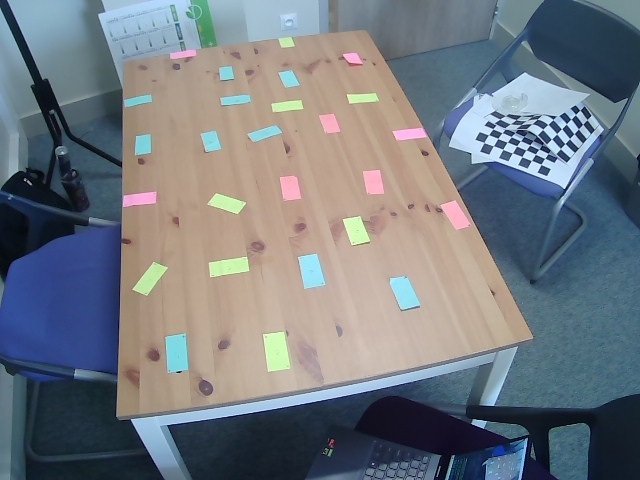
#> input picture Homography With Linear Equation (Unsuccesful)/Test.jpg, 640 x 480 px
$ python Main_Alpha_Donald.py
#> lines starting #> are read from the running program, lines starting #| are printed output that depends on the picture
# -*- coding: utf-8 -*-
"""
Created on Fri May  3 15:10:54 2024

@author: jpila
"""

#import CameraCalibration as CC
#import SizeEstimations as SE
import cv2 as cv
import numpy as np
# [9 lines of commented-out code are left out]

objL = np.float32([[0.0472, -0.01925, 1.0],[-0.01, -0.01123, 1.0],[-0.02, -0.01022, 1.0],
                   [-0.0136, 0.0, 1.0]
])

imgL = np.float32([[-0.0023, -0.00023, 1.0],[0.0057, -0.0164, 1.0],[-0.0074, 0.0106, 1.0],
                   [-0.008, -0.000126, 1.0]
])


# [7 lines of commented-out code are left out]

def getT1(Lines):

    t1, t2, t3 = np.sum(Lines, axis=0)

    T1 = np.array([
        [1,0,-t1/t3],
        [0,1,-t2/t3],
        [0,0,1]
        ])

    print(f"T1 = {T1}")

    return T1

def getLPrime(T, Lines):

    Lprimes = []
    for i in range(0, Lines.shape[0]):
        Lprimes.append( T @ Lines[i, :].reshape((3,1)) )
        #Lprimes.append( T @ objL[i, :] ) #, :].reshape((3,1)) )

    return np.array(Lprimes)

def getL2Prime(T, Lines):

    Lprimes = []
    for i in range(0, Lines.shape[0]):
        Lprimes.append( T @ Lines[i, :] )
        #Lprimes.append( T @ objL[i, :] ) #, :].reshape((3,1)) )

    return np.array(Lprimes)

def getT2(LinesPrime):

    num = denom = 0
    for i in range(0, LinesPrime.shape[0]):
        print(i, LinesPrime[i], LinesPrime[i].shape, LinesPrime[i, 0, 0], LinesPrime[i, 1, 0], LinesPrime[i, 2, 0])
        # [5 lines of commented-out code are left out]
        a, b, c = np.sum(LinesPrime, axis=0).reshape((3, ))
        # [12 lines of commented-out code are left out]
    LinesPrime = LinesPrime**2
    A, B, C = np.sum(LinesPrime, axis=0).reshape((3, ))
    s = np.sqrt( (A + B) / (2*C) )

    T2 = np.array([[1, 0, 0],
                   [0,1,0],
                   [0,0, s]
                ])
    return T2

# [22 lines of commented-out code are left out]

def normalize(Lines):

    normalizeLines = []

    for i in range(Lines.shape[0]):
        norm  = np.linalg.norm(Lines[i, :])
        normalizeLines.append(Lines[i, :]/norm)

    normalizeLines = np.array(normalizeLines)

    return normalizeLines

def getA(nobjLPP, nimgLPP):

    A_matrix = []
    for i in range (nobjLPP.shape[0]):
        print(nobjLPP[i].T[0], nobjLPP[i].T[0].shape, nobjLPP[i], "==================================")
        x, y, z = nobjLPP[i].reshape((3, )) #.T[0]
        u, v, w = nimgLPP[i].reshape((3, )) #.T[0]
        # [9 lines of commented-out code are left out]

        A_matrix.append([0, 0, 0, -w*x, -w*y, -w*z, v*x, v*y, v*z])
        A_matrix.append([w*x, w*y, w*z, 0, 0, 0, -u*x, -u*y, -u*z])

        #A_matrix.append([-x, 0, u*x, -y, 0, v*x, -1, 0, u])
        #A_matrix.append([0, -x, u*y, 0, -y, v*y, 0, -1, v])

    A_matrix = np.array(A_matrix)

    return A_matrix

# From source image
T1Obj = getT1(objL)
LObjPrime = getLPrime(T1Obj, objL)
print(f"LObjPrime = {LObjPrime}")
T2Obj = getT2(LObjPrime)
l2Prime = getL2Prime(T2Obj, LObjPrime)
print(f"T2Obj = {T2Obj}")
print(f"LObj2Prime = {l2Prime}")
nObjL2Prime = normalize(l2Prime)

print('nObjLPrime = ',nObjL2Prime, nObjL2Prime.dtype, nObjL2Prime.shape, nObjL2Prime.T.shape, nObjL2Prime.T)
print('')

# from image
T1Img = getT1(imgL)
LImgPrime = getLPrime(T1Img, imgL)
T2Img = getT2(LImgPrime)
LImg2Prime = getL2Prime(T2Img, LImgPrime)
nImgL2Prime = normalize(LImg2Prime)

print('nImgLPrime = ',LImg2Prime)
print('')

A = getA(nObjL2Prime, nImgL2Prime)

#A = getA(objL,imgL)
print('')
print('A shape = ', A.shape)
print('')
# #with A , Compute the homography matrix

U,S,V = np.linalg.svd(A)
print('S = ', S)
print('V = ', V)
print('V shape = ', type(V))

h = V[-1] #/V[-1, -1]
print('h = ', h)
print('h shape = ', h.shape)

HPrime = h.reshape((3,3)).T
#HPrime = HPrime /HPrime[2,2]


print('')
print('H Prime = ', HPrime)
print('')
print('H shape', HPrime.shape)

#Denormalization
T1Objt = np.transpose(T1Obj)
T2Objt = np.transpose(T2Obj)
T1ObjtInv = np.linalg.inv(T1Objt)
T2ObjtInv = np.linalg.inv(T2Objt)

T1Imgt = np.transpose(T1Img)
T2Imgt = np.transpose(T2Img)

T1ImgInv = np.linalg.inv(T1Img)
T2ImgInv = np.linalg.inv(T2Img)
T1ImgInvt = np.transpose(T1ImgInv)
T2ImgInvt = np.transpose(T2ImgInv)

# [7 lines of commented-out code are left out]
H = T2Imgt @ T1Imgt @ HPrime @ T1ObjtInv @ T2ObjtInv

#H_dlt = dlt_with_lines(objL, imgL)
#H = np.linalg.inv(H)
#Hinv = np.transpose(H_dlt)

# ######Results
img1 = cv.imread('Test.jpg')
#> img1 is the input picture: shape (480, 640, 3); mean B, G, R 128.2, 121.1, 115

#HPrimeInv = np.linalg.inv(HPrime)
tImg = cv.warpPerspective(img1, H, (img1.shape[1],img1.shape[0]))
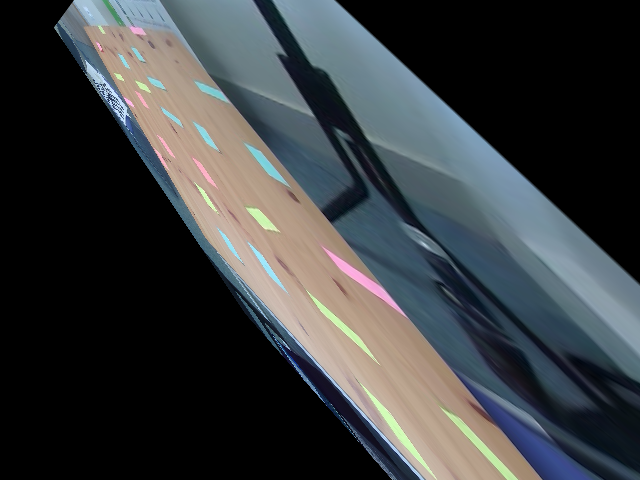
#> tImg: shape (480, 640, 3); mean B, G, R 64.3, 62.1, 58.6
#tImg = cv.warpPerspective(img1, H, (img1.shape[1],img1.shape[0]))

cv.imshow('Case Study', img1)
cv.waitKey(0)
cv.destroyAllWindows()

cv.imshow('Transformation', tImg)
cv.waitKey(0)
cv.destroyAllWindows()
cv.imwrite('analysis.jpg', tImg)

toShow = np.concatenate((img1, tImg), axis=1)
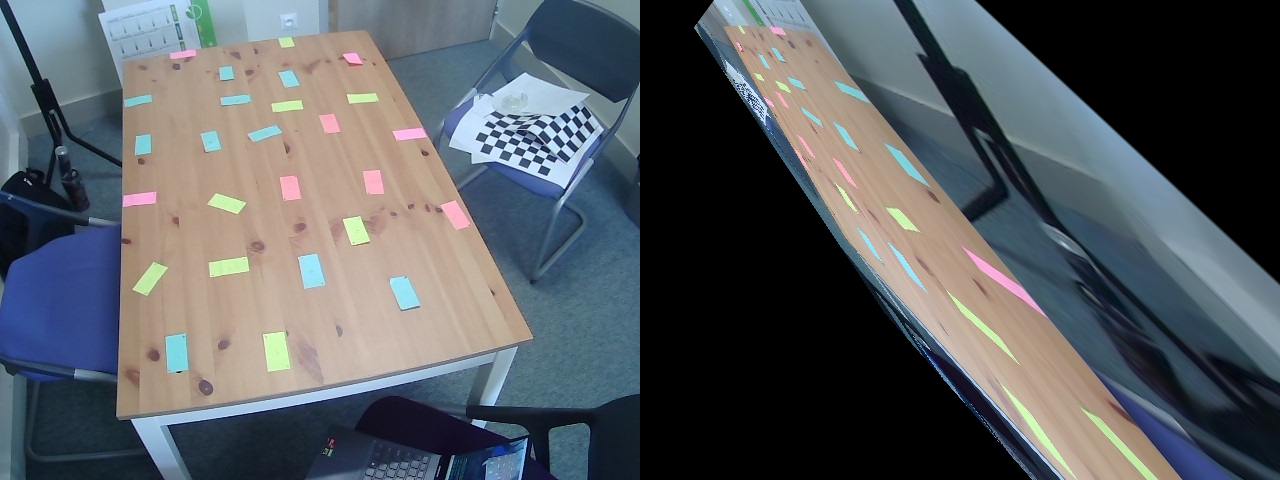
#> toShow: shape (480, 1280, 3); mean B, G, R 96.2, 91.6, 86.8
cv.imshow('Comparation', toShow)
cv.waitKey(0)
cv.destroyAllWindows()

$ run again, with Homography With Linear Equation (Unsuccesful)/image_hold Marks.jpg copied over Homography With Linear Equation (Unsuccesful)/Test.jpg
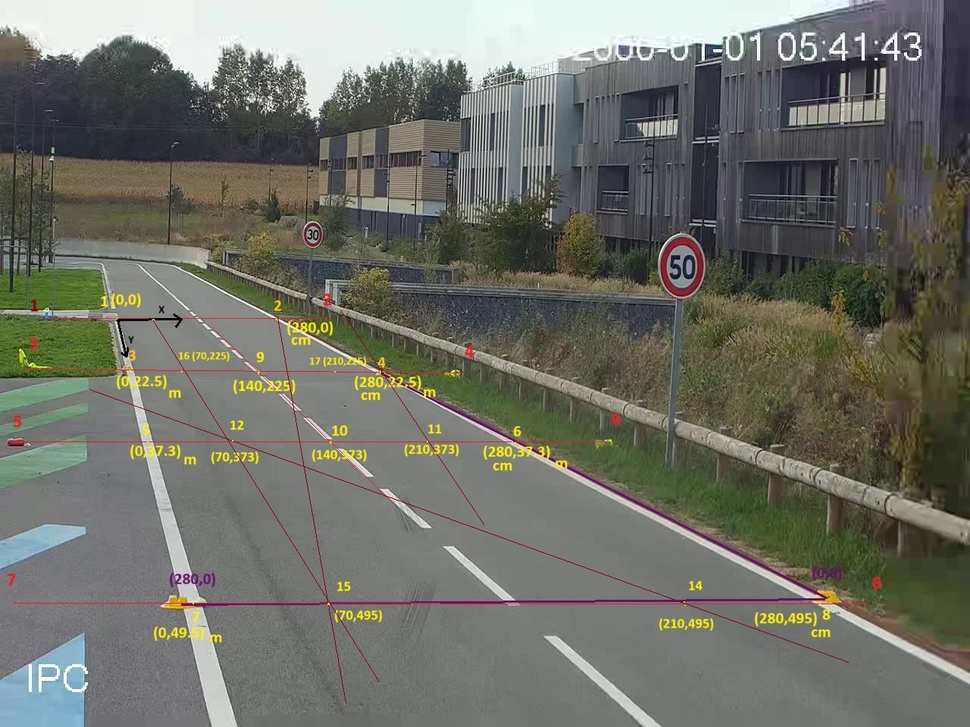
#> input picture Homography With Linear Equation (Unsuccesful)/image_hold Marks.jpg, 970 x 727 px, shrunk from 1280 x 960 before the run
#> img1 is the input picture: shape (727, 970, 3); mean B, G, R 103.5, 112.1, 111
#> `tImg = cv.warpPerspective(img1, H, (img1.shape[1],img1.shape[0]))`:
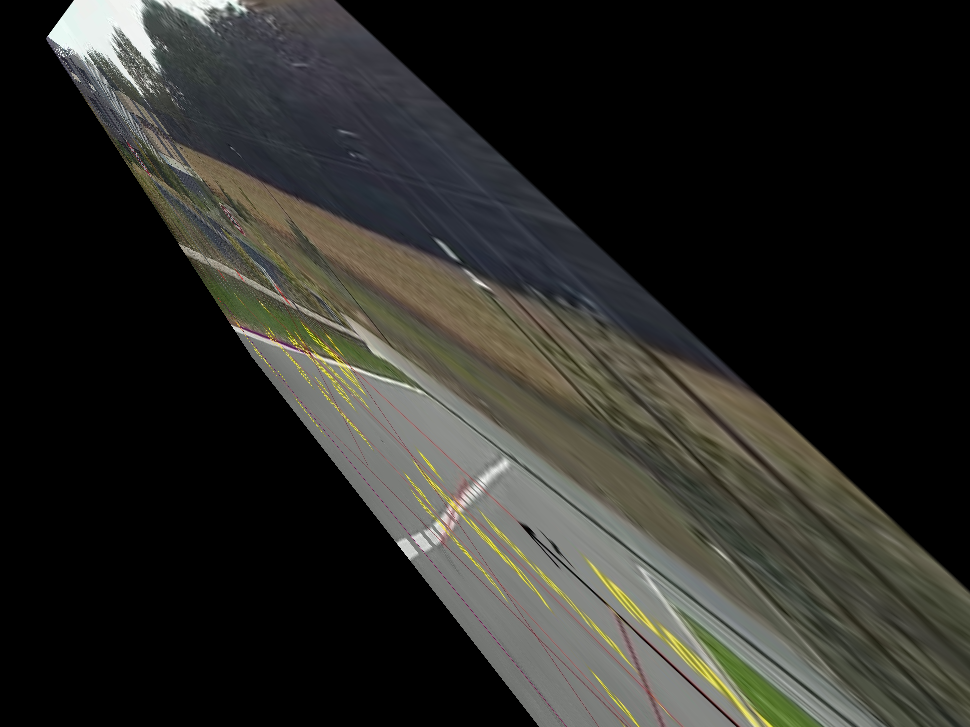
#> tImg: shape (727, 970, 3); mean B, G, R 38.9, 43, 43.2
#> `toShow = np.concatenate((img1, tImg), axis=1)`:
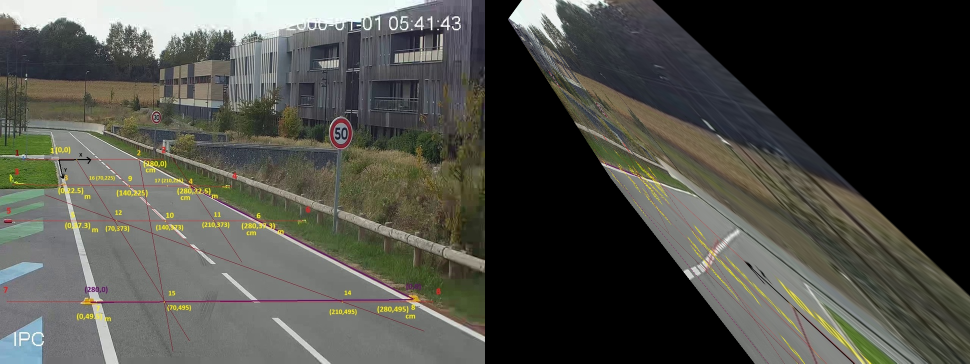
#> toShow: shape (727, 1940, 3) (shown at 1/2 size); mean B, G, R 71.2, 77.6, 77.1
